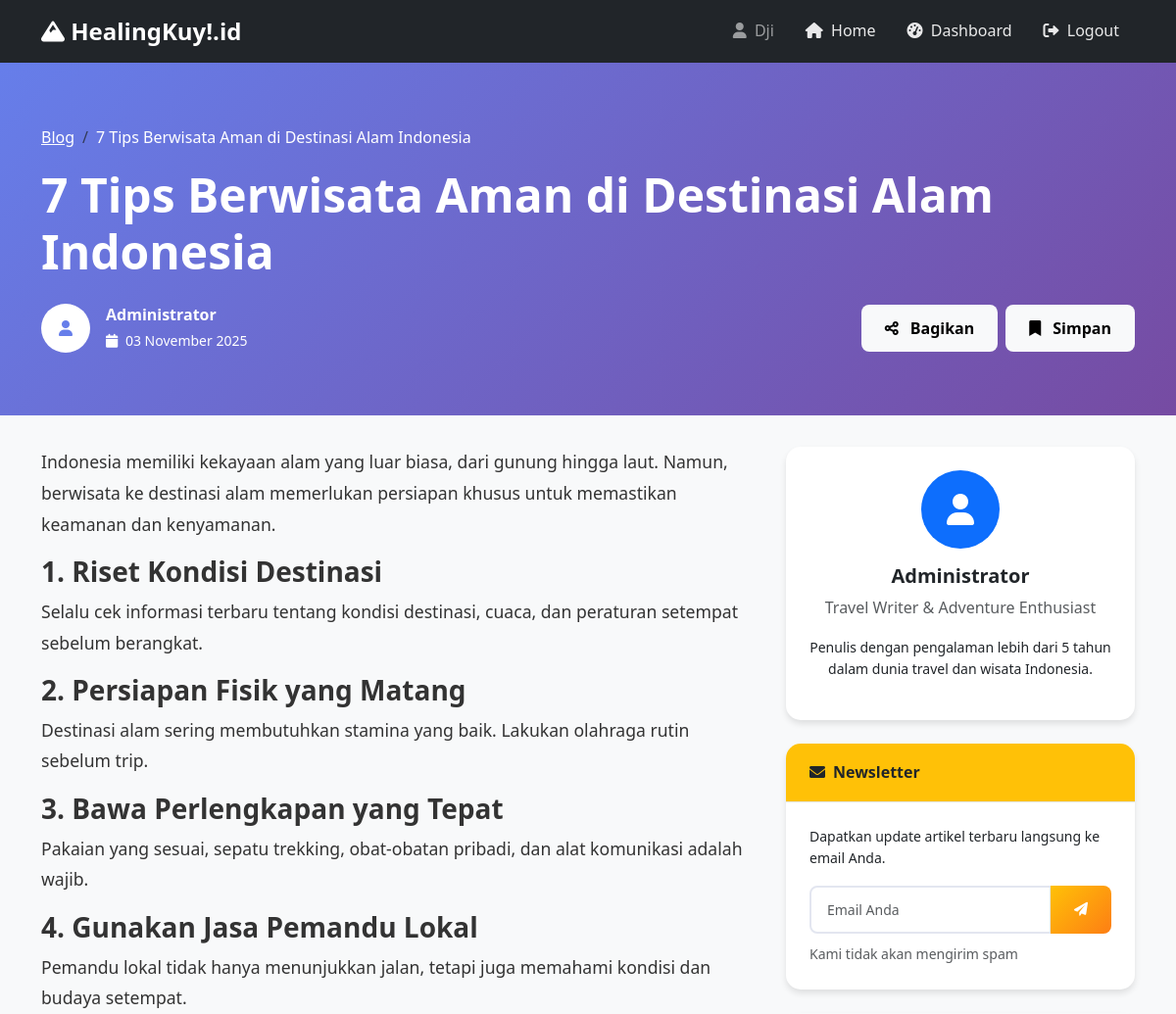
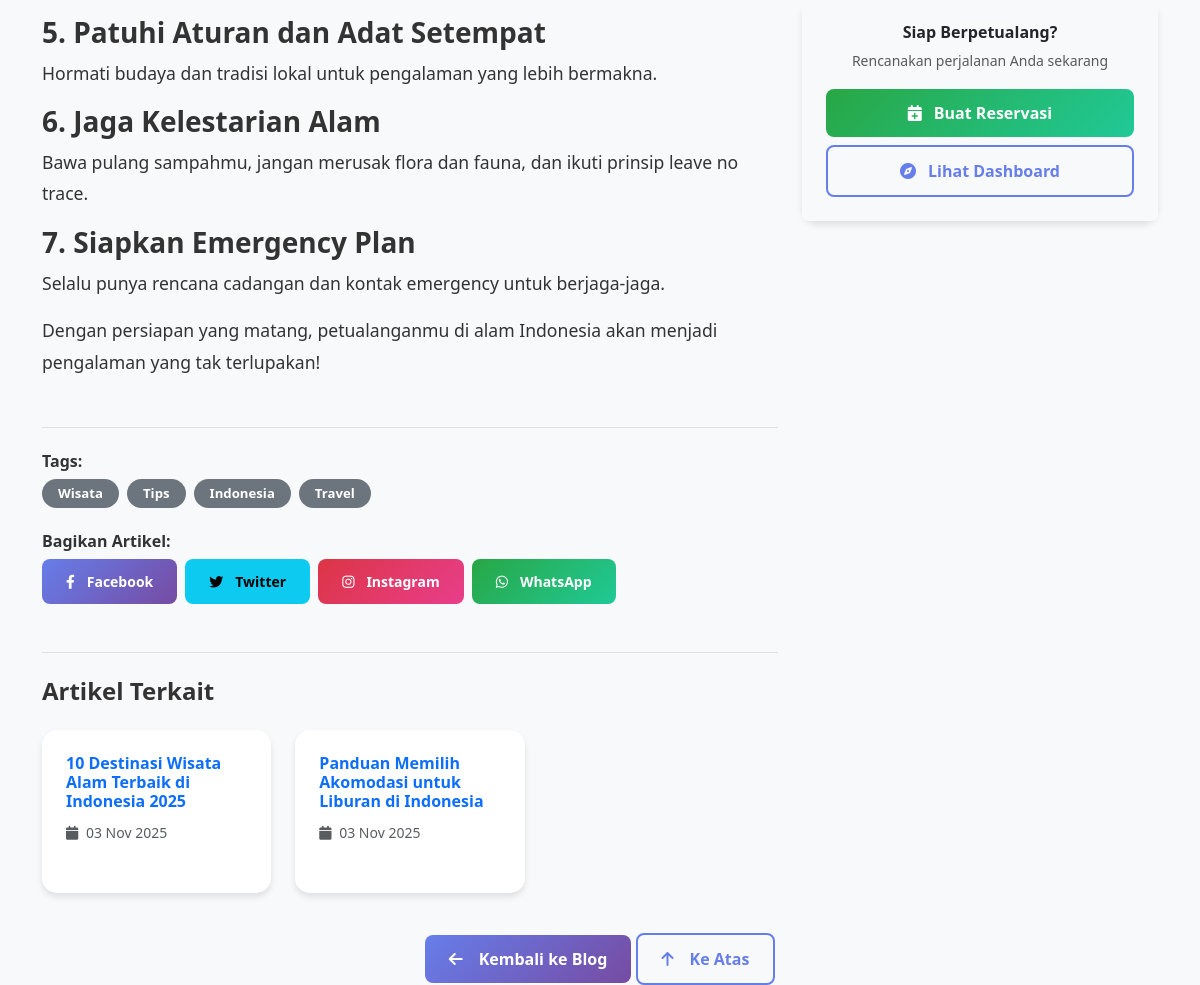
The app's page /user/blog_detail.php?id=1 (signed in) with its own data (2 pictures, top to bottom).
### tables this page shows
CREATE TABLE `blog_posts` (
  `id` int(11) NOT NULL,
  `title` varchar(255) NOT NULL,
  `content` text NOT NULL,
  `excerpt` text DEFAULT NULL,
  `image` varchar(255) DEFAULT NULL,
  `author_id` int(11) NOT NULL,
  `status` enum('published','draft') DEFAULT 'published',
  `created_at` timestamp NOT NULL DEFAULT current_timestamp(),
  `updated_at` timestamp NOT NULL DEFAULT current_timestamp() ON UPDATE current_timestamp()
);

CREATE TABLE `users` (
  `id` int(11) NOT NULL,
  `name` varchar(100) NOT NULL,
  `email` varchar(100) NOT NULL,
  `password` varchar(255) NOT NULL,
  `role` enum('admin','user') DEFAULT 'user',
  `phone` varchar(20) DEFAULT NULL,
  `address` text DEFAULT NULL,
  `created_at` timestamp NOT NULL DEFAULT current_timestamp()
);

### user/blog_detail.php (the view, shortened to what this page needs)
<?php
include '../includes/config.php';
$post_id = sanitize($_GET['id']);
$stmt = $pdo->prepare("
    SELECT b.*, u.name as author_name
    FROM blog_posts b
    JOIN users u ON b.author_id = u.id
    WHERE b.id = ? AND b.status = 'published'
");
$stmt->execute([$post_id]);
$post = $stmt->fetch();
$related_posts = $pdo->prepare("
    SELECT b.*, u.name as author_name
    FROM blog_posts b
    JOIN users u ON b.author_id = u.id
    WHERE b.id != ? AND b.status = 'published'
    ORDER BY b.created_at DESC
    LIMIT 3
");
$related_posts->execute([$post_id]);
$related = $related_posts->fetchAll();
$is_saved = isset($_SESSION['saved_articles']) && in_array($post_id, $_SESSION['saved_articles']);
?>
<!DOCTYPE html>
<html lang="id">
<head>
    <link href="https://cdn.jsdelivr.net/npm/bootstrap@5.3.0/dist/css/bootstrap.min.css" rel="stylesheet">
    <link href="https://cdnjs.cloudflare.com/ajax/libs/font-awesome/6.0.0/css/all.min.css" rel="stylesheet">
    <link href="../assets/css/style.css" rel="stylesheet">
</head>
<body>
    <nav class="navbar navbar-expand-lg navbar-dark bg-dark">
        <div class="container">
            <a class="navbar-brand fw-bold" href="../index.php">
                <i class="fas fa-mountain"></i> HealingKuy!.id
            </a>
            <div class="navbar-nav ms-auto">
                <span class="navbar-text me-3">
                    <i class="fas fa-user me-1"></i> <?php echo $_SESSION['name']; ?>
                </span>
                <a class="nav-link" href="../index.php"><i class="fas fa-home me-1"></i> Home</a>
                <a class="nav-link" href="dashboard.php"><i class="fas fa-tachometer-alt me-1"></i> Dashboard</a>
                <a class="nav-link" href="../logout.php"><i class="fas fa-sign-out-alt me-1"></i> Logout</a>
            </div>
        </div>
    </nav>
    <div class="blog-header">
        <div class="container">
            <nav aria-label="breadcrumb">
                <ol class="breadcrumb">
                    <li class="breadcrumb-item"><a href="blog.php" class="text-white">Blog</a></li>
                    <li class="breadcrumb-item active text-white"><?php echo $post['title']; ?></li>
                </ol>
            </nav>
            <h1 class="display-5 fw-bold"><?php echo $post['title']; ?></h1>
            <div class="row align-items-center mt-4">
                <div class="col-md-6">
                    <div class="d-flex align-items-center">
                        <div class="bg-white text-primary rounded-circle d-flex align-items-center justify-content-center me-3" style="width: 50px; height: 50px;">
                            <i class="fas fa-user"></i>
                        </div>
                        <div>
                            <p class="mb-0 fw-bold"><?php echo $post['author_name']; ?></p>
                            <small>
                                <i class="fas fa-calendar me-1"></i>
                                <?php echo date('d F Y', strtotime($post['created_at'])); ?>
                            </small>
                        </div>
                    </div>
                </div>
                <div class="col-md-6 text-md-end mt-3 mt-md-0">
                    <div class="d-flex justify-content-md-end gap-2">
                        <button class="btn btn-light" onclick="shareArticle()">
                            <i class="fas fa-share-alt me-1"></i> Bagikan
                        </button>
                        <form method="POST" class="d-inline">
                            <button type="submit" name="save_article" class="btn btn-light">
                                <i class="fas fa-<?php echo $is_saved ? 'bookmark' : 'bookmark'; ?> me-1"></i>
                                <?php echo $is_saved ? 'Disimpan' : 'Simpan'; ?>
                            </button>
                        </form>
                    </div>
                </div>
            </div>
        </div>
    </div>
    <div class="container">
        <div class="row">
            <div class="col-lg-8">
                <article class="blog-content">
                    <?php echo $post['content']; ?>
                    <div class="mt-5 pt-4 border-top">
                        <h6>Tags:</h6>
                        <div class="d-flex flex-wrap gap-2">
                            <span class="badge bg-secondary">Wisata</span>
                            <span class="badge bg-secondary">Tips</span>
                            <span class="badge bg-secondary">Indonesia</span>
                            <span class="badge bg-secondary">Travel</span>
                        </div>
                    </div>
                    <div class="mt-4">
                        <h6>Bagikan Artikel:</h6>
                        <div class="d-flex gap-2">
                            <button class="btn btn-primary btn-sm" onclick="shareSocial('facebook')">
                                <i class="fab fa-facebook-f me-1"></i> Facebook
                            </button>
                            <button class="btn btn-info btn-sm" onclick="shareSocial('twitter')">
                                <i class="fab fa-twitter me-1"></i> Twitter
                            </button>
                            <button class="btn btn-danger btn-sm" onclick="shareSocial('instagram')">
                                <i class="fab fa-instagram me-1"></i> Instagram
                            </button>
                            <button class="btn btn-success btn-sm" onclick="shareSocial('whatsapp')">
                                <i class="fab fa-whatsapp me-1"></i> WhatsApp
                            </button>
                        </div>
                    </div>
                </article>
                <?php if (!empty($related)): ?>
                <div class="mt-5 pt-4 border-top">
                    <h4 class="mb-4">Artikel Terkait</h4>
                    <div class="row">
                        <?php foreach($related as $related_post): ?>
                        <div class="col-md-4 mb-3">
                            <div class="card related-post h-100">
                                <div class="card-body">
                                    <h6 class="card-title">
                                        <a href="blog_detail.php?id=<?php echo $related_post['id']; ?>" class="text-decoration-none">
                                            <?php echo $related_post['title']; ?>
                                        </a>
                                    </h6>
                                    <small class="text-muted">
                                        <i class="fas fa-calendar me-1"></i>
                                        <?php echo date('d M Y', strtotime($related_post['created_at'])); ?>
                                    </small>
                                </div>
                            </div>
                        </div>
                        <?php endforeach; ?>
                    </div>
                </div>
                <?php endif; ?>
            </div>
            <div class="col-lg-4">
                <div class="card mb-4">
                    <div class="card-body text-center">
                        <div class="bg-primary text-white rounded-circle d-inline-flex align-items-center justify-content-center mb-3" style="width: 80px; height: 80px;">
                            <i class="fas fa-user fa-2x"></i>
                        </div>
                        <h5><?php echo $post['author_name']; ?></h5>
                        <p class="text-muted">Travel Writer & Adventure Enthusiast</p>
                        <p class="small">Penulis dengan pengalaman lebih dari 5 tahun dalam dunia travel dan wisata Indonesia.</p>
                    </div>
                </div>
                <div class="card mb-4">
                    <div class="card-header bg-warning text-dark">
                        <h6 class="mb-0"><i class="fas fa-envelope me-2"></i>Newsletter</h6>
                    </div>
                    <div class="card-body">
                        <p class="small mb-3">Dapatkan update artikel terbaru langsung ke email Anda.</p>
                        <form method="POST" action="newsletter_subscribe.php">
                            <div class="input-group mb-2">
                                <input type="email" class="form-control form-control-sm" name="email" placeholder="Email Anda" required>
                                <button class="btn btn-warning btn-sm" type="submit">
                                    <i class="fas fa-paper-plane"></i>
                                </button>
                            </div>
                            <small class="text-muted">Kami tidak akan mengirim spam</small>
                        </form>
                    </div>
                </div>
                <div class="card">
                    <div class="card-body text-center bg-light rounded">
                        <h6>Siap Berpetualang?</h6>
                        <p class="small text-muted mb-3">Rencanakan perjalanan Anda sekarang</p>
                        <a href="reservation.php" class="btn btn-success w-100 mb-2">
                            <i class="fas fa-calendar-plus me-1"></i> Buat Reservasi
                        </a>
                        <a href="dashboard.php" class="btn btn-outline-primary w-100">
                            <i class="fas fa-compass me-1"></i> Lihat Dashboard
                        </a>
                    </div>
                </div>
            </div>
        </div>
    </div>
    <div class="container mt-4">
        <div class="text-center">
            <a href="blog.php" class="btn btn-primary">
                <i class="fas fa-arrow-left me-2"></i>Kembali ke Blog
            </a>
            <a href="#" class="btn btn-outline-primary" id="backToTop">
                <i class="fas fa-arrow-up me-2"></i>Ke Atas
            </a>
        </div>
    </div>
</body>
</html>

### assets/css/style.css (style rules this page uses)
:root { --primary-color: #667eea; --primary-dark: #5a6fd8; --secondary-color: #764ba2; --success-color: #28a745; --warning-color: #ffc107; --danger-color: #dc3545; --info-color: #17a2b8; --light-color: #f8f9fa; --dark-color: #343a40; --gradient-primary: linear-gradient(135deg, #667eea 0%, #764ba2 100%); --gradient-success: linear-gradient(135deg, #28a745 0%, #20c997 100%); --gradient-warning: linear-gradient(135deg, #ffc107 0%, #fd7e14 100%); --gradient-danger: linear-gradient(135deg, #dc3545 0%, #e83e8c 100%); --border-radius: 15px; --box-shadow: 0 4px 6px rgba(0, 0, 0, 0.1); --box-shadow-hover: 0 8px 15px rgba(0, 0, 0, 0.2); --transition: all 0.3s ease; }
* { margin: 0; padding: 0; box-sizing: border-box; }
body { font-family: 'Segoe UI', Tahoma, Geneva, Verdana, sans-serif; line-height: 1.6; color: #333; background-color: #f8f9fa; }
h1, h2, h3, h4, h5, h6 { font-weight: 700; line-height: 1.2; margin-bottom: 0.5rem; }
.navbar-brand { font-weight: 800; font-size: 1.5rem; }
.navbar-dark .navbar-nav .nav-link { color: rgba(255, 255, 255, 0.9); font-weight: 500; transition: var(--transition); padding: 0.5rem 1rem; border-radius: 0.375rem; }
.card { border: none; border-radius: var(--border-radius); box-shadow: var(--box-shadow); transition: var(--transition); margin-bottom: 1.5rem; }
.card-header { background-color: white; border-bottom: 1px solid #e3e6f0; padding: 1.25rem 1.5rem; border-radius: var(--border-radius) var(--border-radius) 0 0 !important; }
.card-body { padding: 1.5rem; }
.btn { border-radius: 0.5rem; font-weight: 600; padding: 0.75rem 1.5rem; transition: var(--transition); border: none; text-decoration: none; display: inline-flex; align-items: center; justify-content: center; gap: 0.5rem; }
.btn-primary { background: var(--gradient-primary); color: white; }
.btn-success { background: var(--gradient-success); color: white; }
.btn-warning { background: var(--gradient-warning); color: white; }
.btn-danger { background: var(--gradient-danger); color: white; }
.btn-outline-primary { border: 2px solid var(--primary-color); color: var(--primary-color); background: transparent; }
.badge { font-weight: 600; padding: 0.5rem 1rem; border-radius: 50px; }
.form-control { border-radius: 0.5rem; border: 2px solid #e3e6f0; padding: 0.75rem 1rem; transition: var(--transition); }
.text-primary { color: var(--primary-color) !important; }

### user/blog_detail.php (style rules this page uses)
.blog-header { background: linear-gradient(135deg, #667eea 0%, #764ba2 100%); color: white; padding: 4rem 0; margin-bottom: 2rem; }
.blog-content { font-size: 1.1rem; line-height: 1.8; }
.related-post { transition: transform 0.3s; }

### records on screen
blog_posts: title "7 Tips Berwisata Aman di Destinasi Alam Indonesia", author.name "Administrator", created_at "03 November 2025", content "Indonesia memiliki kekayaan alam yang luar biasa, dari gunung hingga laut. Namun, berwisata ke destinasi alam memerlukan persiapan khusus untuk memastikan keamanan dan kenyamanan. 1. Riset Kondisi Destinasi Selalu cek informasi terbaru tentang kondisi destinasi, cuaca, dan peraturan setempat sebelum berangkat. 2. Persiapan Fisik yang Matang Destinasi alam sering membutuhkan stamina yang baik. Lakukan olahraga rutin sebelum trip. 3. Bawa Perlengkapan yang Tepat Pakaian yang sesuai, sepatu trekking, obat-obatan pribadi, dan alat komunikasi adalah wajib. 4. Gunakan Jasa Pemandu Lokal Pemandu lokal tidak hanya menunjukkan jalan, tetapi juga memahami kondisi dan budaya setempat. 5. Patuhi Aturan…"
blog_posts: title "10 Destinasi Wisata Alam Terbaik di Indonesia 2025", created_at "03 Nov 2025"
blog_posts: title "Panduan Memilih Akomodasi untuk Liburan di Indonesia", created_at "03 Nov 2025"

### other values on screen
$_SESSION['name'] "Dji"
